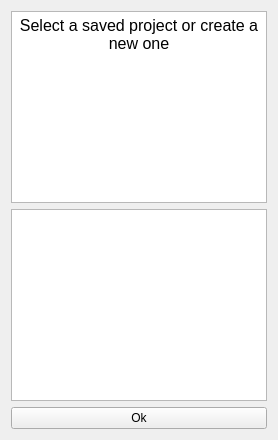
          <widget class="QWidget" name="tab_start_project">
           <attribute name="title">
            <string>Project</string>
           </attribute>
           <layout class="QGridLayout" name="gridLayout_29">
            <item row="0" column="0">
             <widget class="QTextEdit" name="textEdit_start_project">
              <property name="readOnly">
               <bool>true</bool>
              </property>
              <property name="html">
               <string>&lt;!DOCTYPE HTML PUBLIC &quot;-//W3C//DTD HTML 4.0//EN&quot; &quot;http://www.w3.org/TR/REC-html40/strict.dtd&quot;&gt;
&lt;html&gt;&lt;head&gt;&lt;meta name=&quot;qrichtext&quot; content=&quot;1&quot; /&gt;&lt;meta charset=&quot;utf-8&quot; /&gt;&lt;style type=&quot;text/css&quot;&gt;
p, li { white-space: pre-wrap; }
hr { height: 1px; border-width: 0; }
li.unchecked::marker { content: &quot;\2610&quot;; }
li.checked::marker { content: &quot;\2612&quot;; }
&lt;/style&gt;&lt;/head&gt;&lt;body style=&quot; font-family:'Sans Serif'; font-size:9pt; font-weight:400; font-style:normal;&quot;&gt;
&lt;p align=&quot;center&quot; style=&quot; margin-top:0px; margin-bottom:0px; margin-left:0px; margin-right:0px; -qt-block-indent:0; text-indent:0px;&quot;&gt;&lt;span style=&quot; font-size:12pt;&quot;&gt;Select a saved project or create a new one&lt;/span&gt;&lt;/p&gt;&lt;/body&gt;&lt;/html&gt;</string>
              </property>
             </widget>
            </item>
            <item row="2" column="0">
             <widget class="QPushButton" name="pushButton_start_project">
              <property name="text">
               <string>Ok</string>
              </property>
             </widget>
            </item>
            <item row="1" column="0">
             <widget class="QListWidget" name="listWidget_start_project"/>
            </item>
           </layout>
          </widget>
